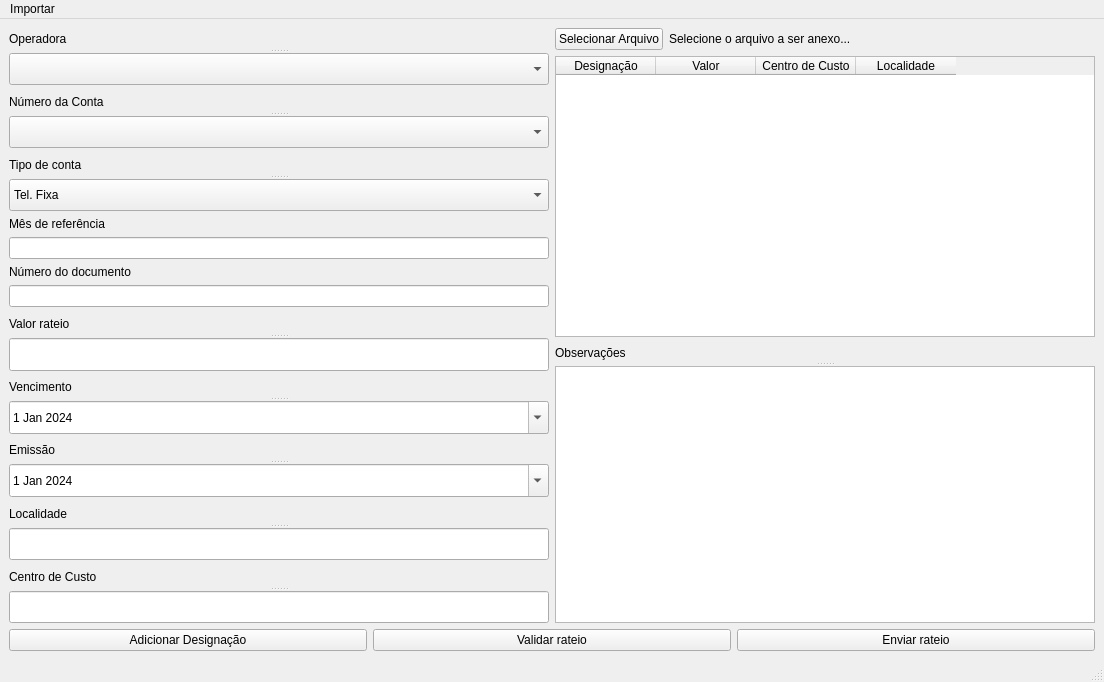
<?xml version="1.0" encoding="UTF-8"?>
<ui version="4.0">
 <author>Nycolas Galdino</author>
 <class>MainWindow</class>
 <widget class="QMainWindow" name="MainWindow">
  <property name="geometry">
   <rect>
    <x>0</x>
    <y>0</y>
    <width>1104</width>
    <height>682</height>
   </rect>
  </property>
  <property name="minimumSize">
   <size>
    <width>843</width>
    <height>634</height>
   </size>
  </property>
  <property name="windowTitle">
   <string>Rateios - Icatu</string>
  </property>
  <widget class="QWidget" name="centralwidget">
   <layout class="QGridLayout" name="gridLayout">
    <item row="0" column="0">
     <layout class="QVBoxLayout" name="verticalLayout_4">
      <item>
       <widget class="QSplitter" name="splitter_3">
        <property name="orientation">
         <enum>Qt::Vertical</enum>
        </property>
        <widget class="QLabel" name="lbl_operadora">
         <property name="text">
          <string>Operadora</string>
         </property>
        </widget>
        <widget class="QComboBox" name="cb_operadora"/>
       </widget>
      </item>
      <item>
       <widget class="QSplitter" name="splitter_2">
        <property name="orientation">
         <enum>Qt::Vertical</enum>
        </property>
        <widget class="QLabel" name="lbl_conta">
         <property name="text">
          <string>Número da Conta</string>
         </property>
        </widget>
        <widget class="QComboBox" name="cb_conta"/>
       </widget>
      </item>
      <item>
       <widget class="QSplitter" name="splitter_9">
        <property name="orientation">
         <enum>Qt::Vertical</enum>
        </property>
        <widget class="QLabel" name="lbl_tipo">
         <property name="text">
          <string>Tipo de conta</string>
         </property>
        </widget>
        <widget class="QComboBox" name="en_tipo">
         <item>
          <property name="text">
           <string>Tel. Fixa</string>
          </property>
         </item>
         <item>
          <property name="text">
           <string>Tel. 0800</string>
          </property>
         </item>
         <item>
          <property name="text">
           <string>Tel. SNU</string>
          </property>
         </item>
         <item>
          <property name="text">
           <string>Dados</string>
          </property>
         </item>
         <item>
          <property name="text">
           <string>Cloud</string>
          </property>
         </item>
         <item>
          <property name="text">
           <string>Arbor</string>
          </property>
         </item>
        </widget>
       </widget>
      </item>
      <item>
       <layout class="QVBoxLayout" name="verticalLayout_2">
        <item>
         <widget class="QLabel" name="lbl_mesref">
          <property name="text">
           <string>Mês de referência</string>
          </property>
         </widget>
        </item>
        <item>
         <widget class="QLineEdit" name="en_mesref">
          <property name="enabled">
           <bool>true</bool>
          </property>
         </widget>
        </item>
       </layout>
      </item>
      <item>
       <layout class="QVBoxLayout" name="verticalLayout_3">
        <item>
         <widget class="QLabel" name="lbl_doc">
          <property name="text">
           <string>Número do documento</string>
          </property>
         </widget>
        </item>
        <item>
         <widget class="QLineEdit" name="en_num_documento">
          <property name="enabled">
           <bool>true</bool>
          </property>
         </widget>
        </item>
       </layout>
      </item>
      <item>
       <widget class="QSplitter" name="splitter_8">
        <property name="orientation">
         <enum>Qt::Vertical</enum>
        </property>
        <widget class="QLabel" name="lbl_valor">
         <property name="text">
          <string>Valor rateio</string>
         </property>
        </widget>
        <widget class="QLineEdit" name="en_valor">
         <property name="enabled">
          <bool>true</bool>
         </property>
        </widget>
       </widget>
      </item>
      <item>
       <widget class="QSplitter" name="splitter">
        <property name="orientation">
         <enum>Qt::Vertical</enum>
        </property>
        <widget class="QLabel" name="lbl_vencimento">
         <property name="text">
          <string>Vencimento</string>
         </property>
        </widget>
        <widget class="QDateEdit" name="cb_dt_vencimento">
         <property name="wrapping">
          <bool>false</bool>
         </property>
         <property name="frame">
          <bool>true</bool>
         </property>
         <property name="minimumDateTime">
          <datetime>
           <hour>0</hour>
           <minute>0</minute>
           <second>0</second>
           <year>2024</year>
           <month>1</month>
           <day>1</day>
          </datetime>
         </property>
         <property name="maximumDate">
          <date>
           <year>2030</year>
           <month>12</month>
           <day>31</day>
          </date>
         </property>
         <property name="minimumDate">
          <date>
           <year>2024</year>
           <month>1</month>
           <day>1</day>
          </date>
         </property>
         <property name="calendarPopup">
          <bool>true</bool>
         </property>
        </widget>
       </widget>
      </item>
      <item>
       <widget class="QSplitter" name="splitter_10">
        <property name="orientation">
         <enum>Qt::Vertical</enum>
        </property>
        <widget class="QLabel" name="lbl_emissao">
         <property name="text">
          <string>Emissão</string>
         </property>
        </widget>
        <widget class="QDateEdit" name="cb_dt_emissao">
         <property name="wrapping">
          <bool>false</bool>
         </property>
         <property name="frame">
          <bool>true</bool>
         </property>
         <property name="minimumDateTime">
          <datetime>
           <hour>0</hour>
           <minute>0</minute>
           <second>0</second>
           <year>2024</year>
           <month>1</month>
           <day>1</day>
          </datetime>
         </property>
         <property name="maximumDate">
          <date>
           <year>2030</year>
           <month>12</month>
           <day>31</day>
          </date>
         </property>
         <property name="minimumDate">
          <date>
           <year>2024</year>
           <month>1</month>
           <day>1</day>
          </date>
         </property>
         <property name="calendarPopup">
          <bool>true</bool>
         </property>
        </widget>
       </widget>
      </item>
      <item>
       <widget class="QSplitter" name="splitter_4">
        <property name="orientation">
         <enum>Qt::Vertical</enum>
        </property>
        <widget class="QLabel" name="lbl_local">
         <property name="text">
          <string>Localidade</string>
         </property>
        </widget>
        <widget class="QLineEdit" name="en_local">
         <property name="enabled">
          <bool>true</bool>
         </property>
        </widget>
       </widget>
      </item>
      <item>
       <widget class="QSplitter" name="splitter_5">
        <property name="orientation">
         <enum>Qt::Vertical</enum>
        </property>
        <widget class="QLabel" name="lbl_cdc">
         <property name="text">
          <string>Centro de Custo</string>
         </property>
        </widget>
        <widget class="QLineEdit" name="en_cdc">
         <property name="enabled">
          <bool>true</bool>
         </property>
        </widget>
       </widget>
      </item>
     </layout>
    </item>
    <item row="0" column="1">
     <layout class="QVBoxLayout" name="verticalLayout">
      <item>
       <layout class="QHBoxLayout" name="horizontalLayout_2">
        <item>
         <widget class="QPushButton" name="btn_select_file">
          <property name="text">
           <string>Selecionar Arquivo</string>
          </property>
         </widget>
        </item>
        <item>
         <widget class="QLabel" name="lbl_file">
          <property name="sizePolicy">
           <sizepolicy hsizetype="Expanding" vsizetype="Preferred">
            <horstretch>0</horstretch>
            <verstretch>0</verstretch>
           </sizepolicy>
          </property>
          <property name="text">
           <string>Selecione o arquivo a ser anexo...</string>
          </property>
         </widget>
        </item>
       </layout>
      </item>
      <item>
       <widget class="QTableWidget" name="tbl_designacoes">
        <property name="sizePolicy">
         <sizepolicy hsizetype="Expanding" vsizetype="Expanding">
          <horstretch>0</horstretch>
          <verstretch>0</verstretch>
         </sizepolicy>
        </property>
        <column>
         <property name="text">
          <string>Designação</string>
         </property>
        </column>
        <column>
         <property name="text">
          <string>Valor</string>
         </property>
        </column>
        <column>
         <property name="text">
          <string>Centro de Custo</string>
         </property>
        </column>
        <column>
         <property name="text">
          <string>Localidade</string>
         </property>
        </column>
       </widget>
      </item>
      <item>
       <widget class="QSplitter" name="frame_direita">
        <property name="orientation">
         <enum>Qt::Vertical</enum>
        </property>
        <widget class="QLabel" name="bl_observacoes">
         <property name="sizePolicy">
          <sizepolicy hsizetype="Preferred" vsizetype="Preferred">
           <horstretch>0</horstretch>
           <verstretch>0</verstretch>
          </sizepolicy>
         </property>
         <property name="text">
          <string>Observações</string>
         </property>
        </widget>
        <widget class="QTextEdit" name="en_observacoes">
         <property name="sizePolicy">
          <sizepolicy hsizetype="MinimumExpanding" vsizetype="MinimumExpanding">
           <horstretch>0</horstretch>
           <verstretch>0</verstretch>
          </sizepolicy>
         </property>
        </widget>
       </widget>
      </item>
     </layout>
    </item>
    <item row="1" column="0" colspan="2">
     <layout class="QHBoxLayout" name="horizontalLayout">
      <item>
       <widget class="QPushButton" name="btn_add_designacao">
        <property name="text">
         <string>Adicionar Designação</string>
        </property>
       </widget>
      </item>
      <item>
       <widget class="QPushButton" name="btn_validar_rateio">
        <property name="text">
         <string>Validar rateio</string>
        </property>
       </widget>
      </item>
      <item>
       <widget class="QPushButton" name="btn_enviar_rateio">
        <property name="text">
         <string>Enviar rateio</string>
        </property>
       </widget>
      </item>
     </layout>
    </item>
   </layout>
  </widget>
  <widget class="QMenuBar" name="menubar">
   <property name="geometry">
    <rect>
     <x>0</x>
     <y>0</y>
     <width>1104</width>
     <height>26</height>
    </rect>
   </property>
   <widget class="QMenu" name="menuFun_es">
    <property name="title">
     <string>Importar</string>
    </property>
    <widget class="QMenu" name="menuEmbratel">
     <property name="title">
      <string>Embratel</string>
     </property>
     <addaction name="actionImportar_arquivo_CSV"/>
    </widget>
    <addaction name="menuEmbratel"/>
   </widget>
   <addaction name="menuFun_es"/>
  </widget>
  <widget class="QStatusBar" name="statusbar"/>
  <action name="actionImportar_arquivo_CSV">
   <property name="text">
    <string>Importar arquivo CSV</string>
   </property>
  </action>
 </widget>
 <tabstops>
  <tabstop>cb_operadora</tabstop>
  <tabstop>cb_conta</tabstop>
  <tabstop>en_tipo</tabstop>
  <tabstop>en_mesref</tabstop>
  <tabstop>en_num_documento</tabstop>
  <tabstop>en_valor</tabstop>
  <tabstop>cb_dt_vencimento</tabstop>
  <tabstop>cb_dt_emissao</tabstop>
  <tabstop>en_local</tabstop>
  <tabstop>en_cdc</tabstop>
  <tabstop>btn_select_file</tabstop>
  <tabstop>tbl_designacoes</tabstop>
  <tabstop>en_observacoes</tabstop>
  <tabstop>btn_add_designacao</tabstop>
  <tabstop>btn_validar_rateio</tabstop>
  <tabstop>btn_enviar_rateio</tabstop>
 </tabstops>
 <resources/>
 <connections/>
</ui>
